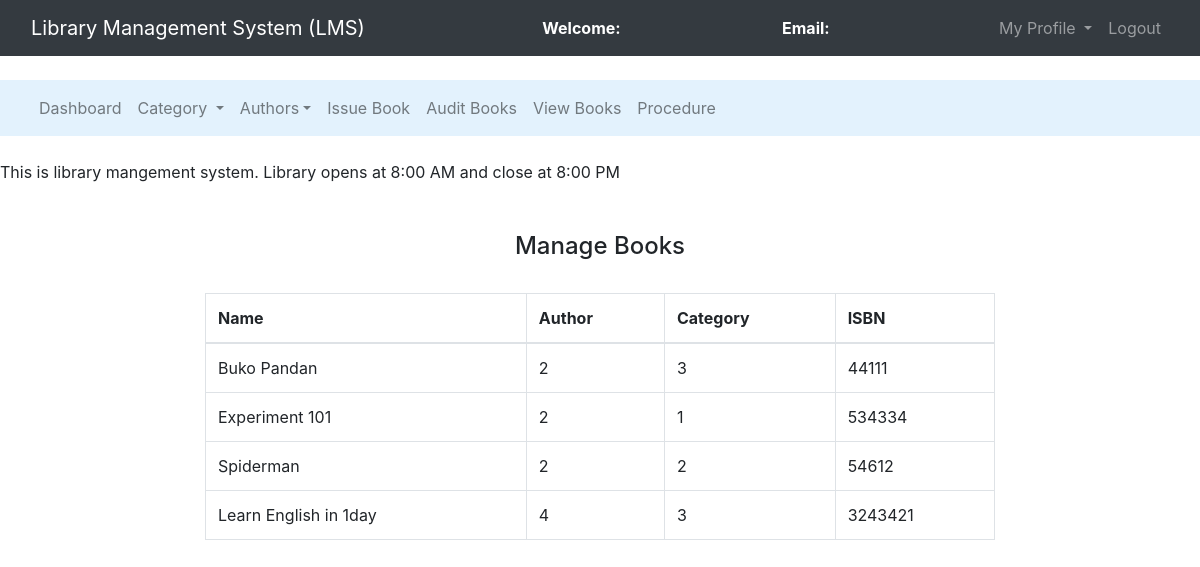
The page /admin/manage_book.php on the database its author committed.
### tables this page shows
CREATE TABLE `books` (
  `book_id` int(11) NOT NULL,
  `book_name` varchar(255) NOT NULL,
  `author_id` int(11) DEFAULT NULL,
  `cat_id` int(11) DEFAULT NULL,
  `ISBN` varchar(13) NOT NULL
);

### admin/manage_book.php (the view, shortened to what this page needs)
<!DOCTYPE html>
<html>
<head>
	<link rel="stylesheet" type="text/css" href="../bootstrap-4.4.1/css/bootstrap.min.css">
</head>
<body>
	<nav class="navbar navbar-expand-lg navbar-dark bg-dark">
		<div class="container-fluid">
			<div class="navbar-header">
				<a class="navbar-brand" href="admin_dashboard.php">Library Management System (LMS)</a>
			</div>
			<font style="color: white"><span><strong>Welcome: <?php echo $_SESSION['name'];?></strong></span></font>
			<font style="color: white"><span><strong>Email: <?php echo $_SESSION['email'];?></strong></font>
		    <ul class="nav navbar-nav navbar-right">
		      <li class="nav-item dropdown">
	        	<a class="nav-link dropdown-toggle" data-toggle="dropdown">My Profile </a>
		      </li>
		      <li class="nav-item">
		        <a class="nav-link" href="../logout.php">Logout</a>
		      </li>
		    </ul>
		</div>
	</nav><br>
	<nav class="navbar navbar-expand-lg navbar-light" style="background-color: #e3f2fd">
		<div class="container-fluid">
		    <ul class="nav navbar-nav navbar-center">
		      <li class="nav-item">
		        <a class="nav-link" href="admin_dashboard.php">Dashboard</a>
		      <li class="nav-item dropdown">
	        	<a class="nav-link dropdown-toggle" data-toggle="dropdown">Category </a>
		      </li>
		      <li class="nav-item dropdown">
	        	<a class="nav-link dropdown-toggle" data-toggle="dropdown">Authors</a>
		      </li>
	          <li class="nav-item">
		        <a class="nav-link" href="issue_book.php">Issue Book</a>
		      </li>
			  <li class="nav-item">
                    <a class="nav-link" href="audit_books.php">Audit Books</a>
                </li>
				<li class="nav-item">
		        <a class="nav-link" href="view_page.php">View Books</a>
		      </li>
			  </li>
                <li class="nav-item">
		        <a class="nav-link" href="procedure.php">Procedure</a>
		      </li>
		    </ul>
		</div>
	</nav><br>
	<span><marquee>This is library mangement system. Library opens at 8:00 AM and close at 8:00 PM</marquee></span><br><br>
		<center><h4>Manage Books</h4><br></center>
		<div class="row">
			<div class="col-md-2"></div>
			<div class="col-md-8">
				<table class="table table-bordered table-hover">
					<thead>
						<tr>
							<th>Name</th>
							<th>Author</th>
							<th>Category</th>
							<th>ISBN</th>
						</tr>
					</thead>
					<?php
						$connection = mysqli_connect("localhost","root","");
						$query = "select * from books";
						$query_run = mysqli_query($connection,$query);
						while ($row = mysqli_fetch_assoc($query_run)){
							?>
							<tr>
								<td><?php echo $row['book_name'];?></td>
								<td><?php echo $row['author_id'];?></td>
								<td><?php echo $row['cat_id'];?></td>
								<td><?php echo $row['ISBN'];?></td>
							</tr>
							<?php
						}
					?>
				</table>
			</div>
			<div class="col-md-2"></div>
		</div>
</body>
</html>

### rows shown on the page
books: book_name "Buko Pandan", author "2", cat "3", ISBN "44111"
books: book_name "Experiment 101", author "2", cat "1", ISBN "534334"
books: book_name "Spiderman", author "2", cat "2", ISBN "54612"
books: book_name "Learn English in 1day", author "4", cat "3", ISBN "3243421"
